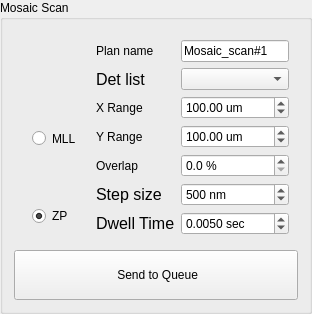
         <widget class="QGroupBox" name="groupBox_18">
          <property name="sizePolicy">
           <sizepolicy hsizetype="Preferred" vsizetype="Fixed">
            <horstretch>0</horstretch>
            <verstretch>0</verstretch>
           </sizepolicy>
          </property>
          <property name="title">
           <string>Mosaic Scan</string>
          </property>
          <layout class="QGridLayout" name="gridLayout_144">
           <item row="0" column="0">
            <widget class="QFrame" name="frame_19">
             <property name="sizePolicy">
              <sizepolicy hsizetype="Preferred" vsizetype="Preferred">
               <horstretch>0</horstretch>
               <verstretch>0</verstretch>
              </sizepolicy>
             </property>
             <property name="styleSheet">
              <string notr="true"/>
             </property>
             <layout class="QGridLayout" name="gridLayout_119">
              <item row="1" column="2">
               <widget class="QComboBox" name="cb_det_list_mosaic">
                <property name="sizePolicy">
                 <sizepolicy hsizetype="Preferred" vsizetype="Preferred">
                  <horstretch>0</horstretch>
                  <verstretch>0</verstretch>
                 </sizepolicy>
                </property>
                <property name="toolTip">
                 <string comment="choose the detector system"/>
                </property>
               </widget>
              </item>
              <item row="3" column="1">
               <widget class="QLabel" name="label_177">
                <property name="text">
                 <string>Y Range</string>
                </property>
               </widget>
              </item>
              <item row="1" column="1">
               <widget class="QLabel" name="label_179">
                <property name="sizePolicy">
                 <sizepolicy hsizetype="Preferred" vsizetype="Preferred">
                  <horstretch>0</horstretch>
                  <verstretch>0</verstretch>
                 </sizepolicy>
                </property>
                <property name="font">
                 <font>
                  <family>Segoe UI</family>
                  <pointsize>12</pointsize>
                  <italic>false</italic>
                  <bold>false</bold>
                 </font>
                </property>
                <property name="text">
                 <string>Det list</string>
                </property>
               </widget>
              </item>
              <item row="3" column="2">
               <widget class="QDoubleSpinBox" name="sb_yrange_mosaic">
                <property name="sizePolicy">
                 <sizepolicy hsizetype="Preferred" vsizetype="Preferred">
                  <horstretch>0</horstretch>
                  <verstretch>0</verstretch>
                 </sizepolicy>
                </property>
                <property name="toolTip">
                 <string>scan range entry</string>
                </property>
                <property name="suffix">
                 <string notr="true"> um</string>
                </property>
                <property name="decimals">
                 <number>2</number>
                </property>
                <property name="minimum">
                 <double>0.000000000000000</double>
                </property>
                <property name="maximum">
                 <double>5000.000000000000000</double>
                </property>
                <property name="singleStep">
                 <double>100.000000000000000</double>
                </property>
                <property name="value">
                 <double>100.000000000000000</double>
                </property>
               </widget>
              </item>
              <item row="2" column="2">
               <widget class="QDoubleSpinBox" name="sb_xrange_mosaic">
                <property name="sizePolicy">
                 <sizepolicy hsizetype="Preferred" vsizetype="Preferred">
                  <horstretch>0</horstretch>
                  <verstretch>0</verstretch>
                 </sizepolicy>
                </property>
                <property name="toolTip">
                 <string>scan range entry</string>
                </property>
                <property name="prefix">
                 <string notr="true"/>
                </property>
                <property name="suffix">
                 <string> um</string>
                </property>
                <property name="decimals">
                 <number>2</number>
                </property>
                <property name="minimum">
                 <double>0.000000000000000</double>
                </property>
                <property name="maximum">
                 <double>5000.000000000000000</double>
                </property>
                <property name="singleStep">
                 <double>100.000000000000000</double>
                </property>
                <property name="value">
                 <double>100.000000000000000</double>
                </property>
               </widget>
              </item>
              <item row="4" column="1">
               <widget class="QLabel" name="label_189">
                <property name="text">
                 <string>Overlap </string>
                </property>
               </widget>
              </item>
              <item row="6" column="2">
               <widget class="QDoubleSpinBox" name="dsb_dwell">
                <property name="sizePolicy">
                 <sizepolicy hsizetype="Preferred" vsizetype="Preferred">
                  <horstretch>0</horstretch>
                  <verstretch>0</verstretch>
                 </sizepolicy>
                </property>
                <property name="toolTip">
                 <string>exposure time per point</string>
                </property>
                <property name="prefix">
                 <string/>
                </property>
                <property name="suffix">
                 <string notr="true"> sec</string>
                </property>
                <property name="decimals">
                 <number>4</number>
                </property>
                <property name="minimum">
                 <double>0.004000000000000</double>
                </property>
                <property name="maximum">
                 <double>0.500000000000000</double>
                </property>
                <property name="singleStep">
                 <double>0.005000000000000</double>
                </property>
                <property name="value">
                 <double>0.005000000000000</double>
                </property>
               </widget>
              </item>
              <item row="4" column="2">
               <widget class="QDoubleSpinBox" name="dsb_overlap_mosaic">
                <property name="suffix">
                 <string> %</string>
                </property>
                <property name="decimals">
                 <number>1</number>
                </property>
                <property name="maximum">
                 <double>100.000000000000000</double>
                </property>
               </widget>
              </item>
              <item row="5" column="2">
               <widget class="QSpinBox" name="sb_stepsize_mosaic">
                <property name="sizePolicy">
                 <sizepolicy hsizetype="Preferred" vsizetype="Preferred">
                  <horstretch>0</horstretch>
                  <verstretch>0</verstretch>
                 </sizepolicy>
                </property>
                <property name="toolTip">
                 <string>first motor steps</string>
                </property>
                <property name="suffix">
                 <string> nm</string>
                </property>
                <property name="prefix">
                 <string/>
                </property>
                <property name="minimum">
                 <number>1</number>
                </property>
                <property name="maximum">
                 <number>10000</number>
                </property>
                <property name="singleStep">
                 <number>10</number>
                </property>
                <property name="value">
                 <number>500</number>
                </property>
               </widget>
              </item>
              <item row="2" column="1">
               <widget class="QLabel" name="label_190">
                <property name="text">
                 <string>X Range</string>
                </property>
               </widget>
              </item>
              <item row="6" column="1">
               <widget class="QLabel" name="label_188">
                <property name="sizePolicy">
                 <sizepolicy hsizetype="Preferred" vsizetype="Preferred">
                  <horstretch>0</horstretch>
                  <verstretch>0</verstretch>
                 </sizepolicy>
                </property>
                <property name="font">
                 <font>
                  <family>Segoe UI</family>
                  <pointsize>12</pointsize>
                  <italic>false</italic>
                  <bold>false</bold>
                 </font>
                </property>
                <property name="text">
                 <string>Dwell Time</string>
                </property>
                <property name="textFormat">
                 <enum>Qt::PlainText</enum>
                </property>
                <property name="scaledContents">
                 <bool>false</bool>
                </property>
               </widget>
              </item>
              <item row="5" column="1">
               <widget class="QLabel" name="label_191">
                <property name="sizePolicy">
                 <sizepolicy hsizetype="Preferred" vsizetype="Preferred">
                  <horstretch>0</horstretch>
                  <verstretch>0</verstretch>
                 </sizepolicy>
                </property>
                <property name="font">
                 <font>
                  <family>Segoe UI</family>
                  <pointsize>12</pointsize>
                  <italic>false</italic>
                  <bold>false</bold>
                 </font>
                </property>
                <property name="text">
                 <string>Step size</string>
                </property>
                <property name="textFormat">
                 <enum>Qt::PlainText</enum>
                </property>
                <property name="scaledContents">
                 <bool>false</bool>
                </property>
               </widget>
              </item>
              <item row="1" column="0" rowspan="6">
               <widget class="QWidget" name="widget_5" native="true">
                <property name="styleSheet">
                 <string notr="true">font: 14pt &quot;MS Shell Dlg 2&quot;;</string>
                </property>
                <layout class="QVBoxLayout" name="verticalLayout_26">
                 <item>
                  <widget class="QRadioButton" name="rb_mosaic_mll">
                   <property name="sizePolicy">
                    <sizepolicy hsizetype="Preferred" vsizetype="Preferred">
                     <horstretch>0</horstretch>
                     <verstretch>0</verstretch>
                    </sizepolicy>
                   </property>
                   <property name="toolTip">
                    <string>select for 2D scan</string>
                   </property>
                   <property name="styleSheet">
                    <string notr="true"/>
                   </property>
                   <property name="text">
                    <string>MLL</string>
                   </property>
                   <property name="checked">
                    <bool>false</bool>
                   </property>
                   <property name="autoExclusive">
                    <bool>true</bool>
                   </property>
                  </widget>
                 </item>
                 <item>
                  <widget class="QRadioButton" name="rb_mosaic_zp">
                   <property name="text">
                    <string>ZP</string>
                   </property>
                   <property name="checked">
                    <bool>true</bool>
                   </property>
                  </widget>
                 </item>
                </layout>
               </widget>
              </item>
              <item row="0" column="2">
               <widget class="QLineEdit" name="le_mosaic_plan_name">
                <property name="sizePolicy">
                 <sizepolicy hsizetype="Preferred" vsizetype="Fixed">
                  <horstretch>0</horstretch>
                  <verstretch>0</verstretch>
                 </sizepolicy>
                </property>
                <property name="text">
                 <string>Mosaic_scan#1</string>
                </property>
               </widget>
              </item>
              <item row="0" column="1">
               <widget class="QLabel" name="label_192">
                <property name="text">
                 <string>Plan name</string>
                </property>
               </widget>
              </item>
             </layout>
            </widget>
           </item>
           <item row="1" column="0">
            <widget class="QPushButton" name="pb_send_mosaic_to_queue">
             <property name="text">
              <string>
 Send to Queue 
</string>
             </property>
            </widget>
           </item>
          </layout>
         </widget>
